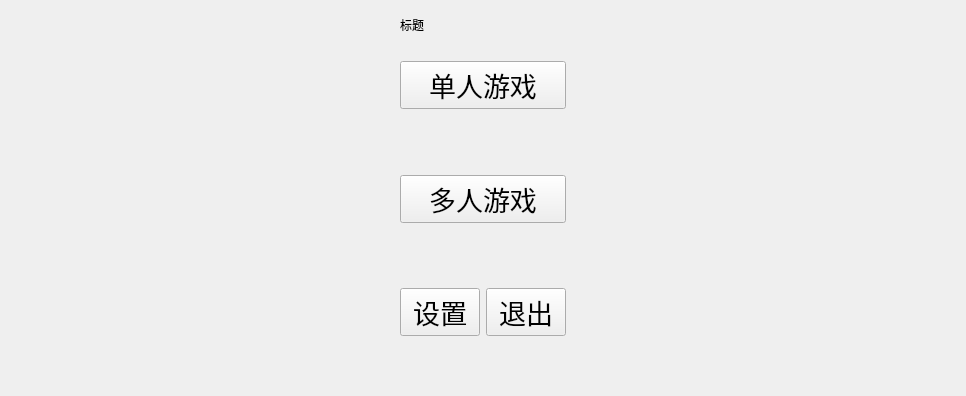
   <widget class="QWidget" name="lobby">
    <layout class="QGridLayout" name="gridLayout">
     <property name="leftMargin">
      <number>200</number>
     </property>
     <property name="rightMargin">
      <number>200</number>
     </property>
     <property name="bottomMargin">
      <number>20</number>
     </property>
     <item row="7" column="4">
      <spacer name="verticalSpacer_6">
       <property name="orientation">
        <enum>Qt::Vertical</enum>
       </property>
       <property name="sizeHint" stdset="0">
        <size>
         <width>20</width>
         <height>40</height>
        </size>
       </property>
      </spacer>
     </item>
     <item row="6" column="1" colspan="2">
      <widget class="Menu_Button" name="setting_Button">
       <property name="sizePolicy">
        <sizepolicy hsizetype="Preferred" vsizetype="Fixed">
         <horstretch>0</horstretch>
         <verstretch>0</verstretch>
        </sizepolicy>
       </property>
       <property name="font">
        <font>
         <family>方正粗黑宋简体</family>
         <pointsize>20</pointsize>
         <weight>50</weight>
         <bold>false</bold>
        </font>
       </property>
       <property name="text">
        <string>设置</string>
       </property>
      </widget>
     </item>
     <item row="6" column="5">
      <spacer name="horizontalSpacer_4">
       <property name="orientation">
        <enum>Qt::Horizontal</enum>
       </property>
       <property name="sizeHint" stdset="0">
        <size>
         <width>200</width>
         <height>38</height>
        </size>
       </property>
      </spacer>
     </item>
     <item row="0" column="0">
      <spacer name="horizontalSpacer_5">
       <property name="orientation">
        <enum>Qt::Horizontal</enum>
       </property>
       <property name="sizeHint" stdset="0">
        <size>
         <width>200</width>
         <height>28</height>
        </size>
       </property>
      </spacer>
     </item>
     <item row="4" column="5">
      <spacer name="horizontalSpacer_7">
       <property name="orientation">
        <enum>Qt::Horizontal</enum>
       </property>
       <property name="sizeHint" stdset="0">
        <size>
         <width>200</width>
         <height>20</height>
        </size>
       </property>
      </spacer>
     </item>
     <item row="2" column="5">
      <spacer name="horizontalSpacer_2">
       <property name="orientation">
        <enum>Qt::Horizontal</enum>
       </property>
       <property name="sizeHint" stdset="0">
        <size>
         <width>200</width>
         <height>28</height>
        </size>
       </property>
      </spacer>
     </item>
     <item row="2" column="0">
      <spacer name="horizontalSpacer">
       <property name="orientation">
        <enum>Qt::Horizontal</enum>
       </property>
       <property name="sizeHint" stdset="0">
        <size>
         <width>200</width>
         <height>38</height>
        </size>
       </property>
      </spacer>
     </item>
     <item row="2" column="1" colspan="4">
      <widget class="Menu_Button" name="Single_Button">
       <property name="sizePolicy">
        <sizepolicy hsizetype="Preferred" vsizetype="Fixed">
         <horstretch>0</horstretch>
         <verstretch>0</verstretch>
        </sizepolicy>
       </property>
       <property name="font">
        <font>
         <family>方正粗黑宋简体</family>
         <pointsize>20</pointsize>
         <weight>50</weight>
         <bold>false</bold>
        </font>
       </property>
       <property name="mouseTracking">
        <bool>false</bool>
       </property>
       <property name="text">
        <string>单人游戏</string>
       </property>
       <property name="iconSize">
        <size>
         <width>16</width>
         <height>16</height>
        </size>
       </property>
      </widget>
     </item>
     <item row="0" column="1" colspan="4">
      <widget class="QLabel" name="Caption_lobby">
       <property name="text">
        <string>标题</string>
       </property>
      </widget>
     </item>
     <item row="4" column="1" colspan="4">
      <widget class="Menu_Button" name="Multi_Button">
       <property name="sizePolicy">
        <sizepolicy hsizetype="Preferred" vsizetype="Fixed">
         <horstretch>0</horstretch>
         <verstretch>0</verstretch>
        </sizepolicy>
       </property>
       <property name="font">
        <font>
         <family>方正粗黑宋简体</family>
         <pointsize>20</pointsize>
         <weight>50</weight>
         <bold>false</bold>
        </font>
       </property>
       <property name="text">
        <string>多人游戏</string>
       </property>
      </widget>
     </item>
     <item row="4" column="0">
      <spacer name="horizontalSpacer_3">
       <property name="orientation">
        <enum>Qt::Horizontal</enum>
       </property>
       <property name="sizeHint" stdset="0">
        <size>
         <width>200</width>
         <height>38</height>
        </size>
       </property>
      </spacer>
     </item>
     <item row="5" column="1">
      <spacer name="verticalSpacer">
       <property name="orientation">
        <enum>Qt::Vertical</enum>
       </property>
       <property name="sizeHint" stdset="0">
        <size>
         <width>38</width>
         <height>59</height>
        </size>
       </property>
      </spacer>
     </item>
     <item row="3" column="2" colspan="2">
      <spacer name="verticalSpacer_3">
       <property name="orientation">
        <enum>Qt::Vertical</enum>
       </property>
       <property name="sizeHint" stdset="0">
        <size>
         <width>48</width>
         <height>60</height>
        </size>
       </property>
      </spacer>
     </item>
     <item row="0" column="5">
      <spacer name="horizontalSpacer_6">
       <property name="orientation">
        <enum>Qt::Horizontal</enum>
       </property>
       <property name="sizeHint" stdset="0">
        <size>
         <width>200</width>
         <height>28</height>
        </size>
       </property>
      </spacer>
     </item>
     <item row="1" column="3">
      <spacer name="verticalSpacer_4">
       <property name="orientation">
        <enum>Qt::Vertical</enum>
       </property>
       <property name="sizeHint" stdset="0">
        <size>
         <width>18</width>
         <height>16</height>
        </size>
       </property>
      </spacer>
     </item>
     <item row="7" column="1">
      <spacer name="verticalSpacer_5">
       <property name="orientation">
        <enum>Qt::Vertical</enum>
       </property>
       <property name="sizeHint" stdset="0">
        <size>
         <width>20</width>
         <height>40</height>
        </size>
       </property>
      </spacer>
     </item>
     <item row="5" column="4">
      <spacer name="verticalSpacer_2">
       <property name="orientation">
        <enum>Qt::Vertical</enum>
       </property>
       <property name="sizeHint" stdset="0">
        <size>
         <width>20</width>
         <height>59</height>
        </size>
       </property>
      </spacer>
     </item>
     <item row="6" column="3" colspan="2">
      <widget class="Menu_Button" name="Exit_Button">
       <property name="sizePolicy">
        <sizepolicy hsizetype="Preferred" vsizetype="Fixed">
         <horstretch>0</horstretch>
         <verstretch>0</verstretch>
        </sizepolicy>
       </property>
       <property name="font">
        <font>
         <family>方正粗黑宋简体</family>
         <pointsize>20</pointsize>
         <weight>50</weight>
         <bold>false</bold>
        </font>
       </property>
       <property name="text">
        <string>退出</string>
       </property>
      </widget>
     </item>
     <item row="6" column="0">
      <spacer name="horizontalSpacer_8">
       <property name="orientation">
        <enum>Qt::Horizontal</enum>
       </property>
       <property name="sizeHint" stdset="0">
        <size>
         <width>200</width>
         <height>18</height>
        </size>
       </property>
      </spacer>
     </item>
    </layout>
   </widget>
